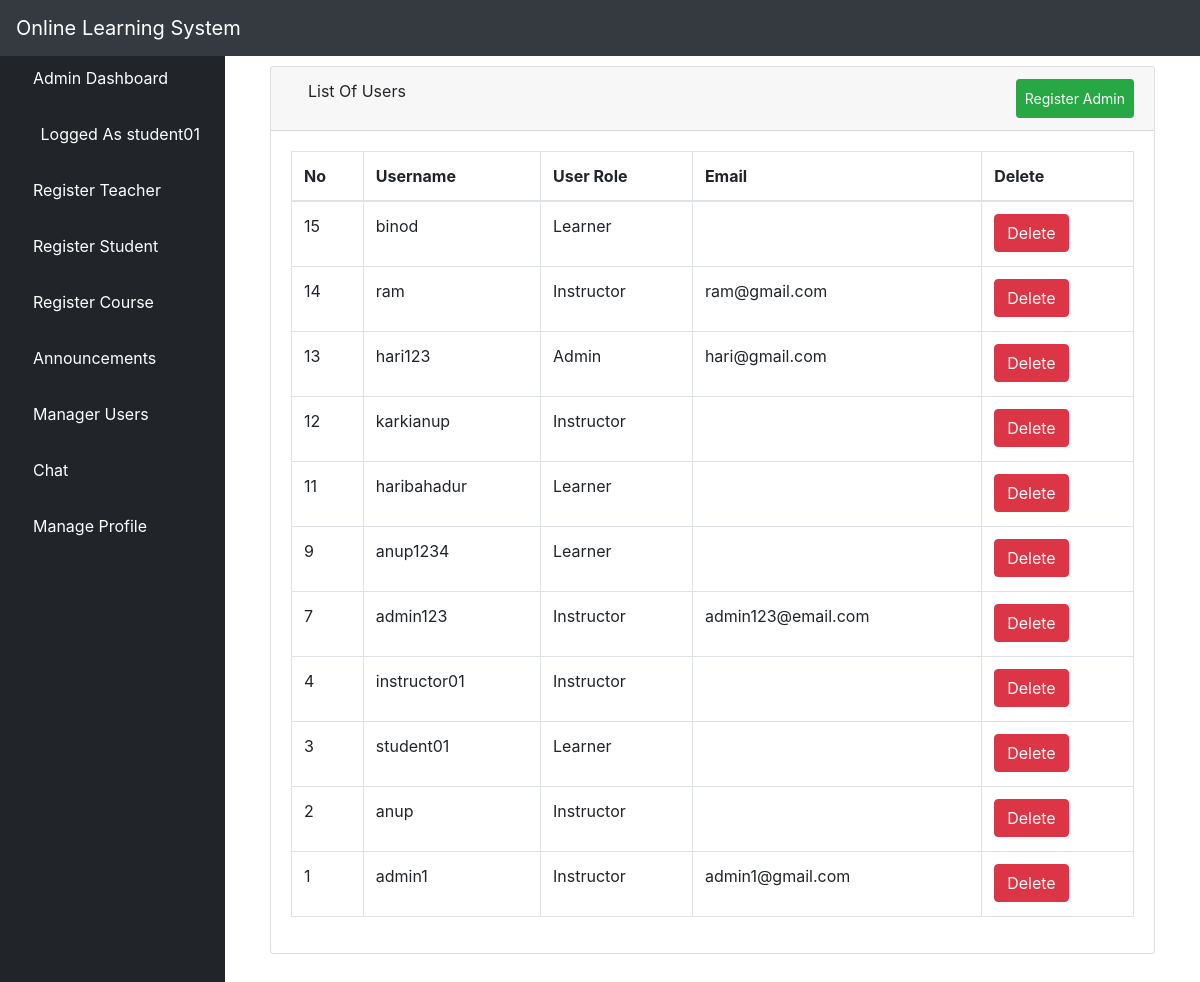
The page /aluser/ (signed in) on the database as committed earlier.
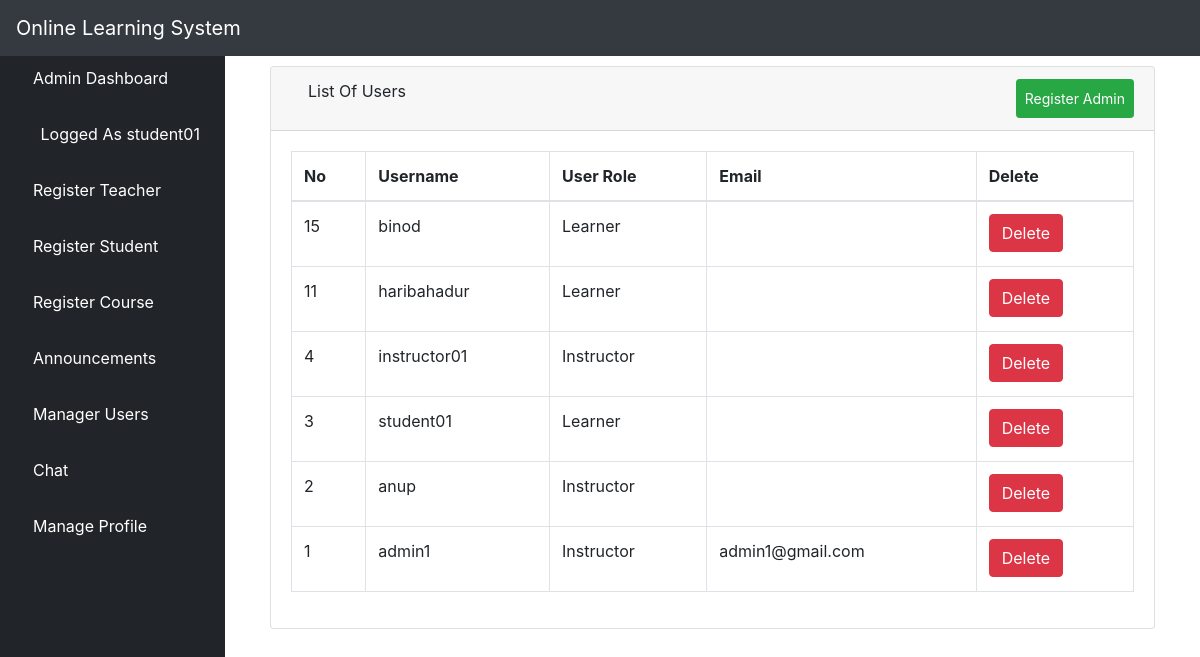
The same page on the database as committed later.
### elearn/models.py (models this page shows)
class User(AbstractUser):
    is_learner = models.BooleanField(default=False)
    is_instructor = models.BooleanField(default=False)
    is_admin = models.BooleanField(default=False)

### elearn/views.py (the view)
# urls.py: path('aluser/', views.ListUserView.as_view(), name='aluser'),
class ListUserView(LoginRequiredMixin, ListView):
    model = User
    template_name = 'dashboard/admin/list_users.html'
    context_object_name = 'users'
    paginated_by = 10
    def get_queryset(self):
        return User.objects.order_by('-id')

### elearn/templates/dashboard/admin/list_users.html (shortened to what this page needs)
{% extends 'dashboard/admin/base.html' %}
{% block body %}
        <div class="container-fluid">
        <div class="row">
          <div class="col-12 mb-3">
          <div class="col-12 mb-3">
                <div id="content-wrapper">
        <div class="container-fluid">
            <div class="card mb-3">
                <div class="card-header">
                    <i class="fas fa-table"></i>
                    List Of Users
                    <a  class="btn btn-sm btn-success" href="{% url 'create_user_form' %}" style="padding: 8px; float: right;color: white;">Register Admin</a>
                </div>
                <div class="card-body">
                    <div class="table-responsive">
                        <table class="table table-bordered" id="dataTable" width="100%" cellspacing="0">
                            <thead>
                            <tr>
                                <th>No</th>
                                <th>Username</th>
                                <th>User Role</th>
                                <th>Email</th>
                                <th>Delete</th>
                            </tr>
                            </thead>
                            <tbody>
                        {% if users %}
                            {% for user in users %}
                                <tr>
                                    <td>{{ user.id }}</td>
                                    <td>{{ user.username }}</td>
                                    <td>{% if user.is_learner == True %}
                                      <p>Learner</p>
                                    {% elif user.is_admin == True %}
                                      <p>Admin</p>
                                    {% else %}
                                    <p>Instructor</p>
                                      {% endif %}
                                    </td>
                                    <td>{{ user.email }}</td>
        <td>
          <a href="{% url 'aduser' user.pk %}"><button type="button" class="btn btn-danger"> Delete</button></a></td>
                                </tr>
                            {% endfor %}
                        {% endif %}
                            </tbody>
                        </table>
                    </div>
                </div>
            </div>
        </div>
    </div>
          </div>
        </div>
      </div>
    </div>
{% endblock %}

### elearn/templates/dashboard/admin/base.html (shortened to what this page needs)
<!DOCTYPE html>
<html lang="en">
<head>
    {% load static %}
    <link href="{% static 'vendor/fontawesome-free/css/all.min.css' %}" rel="stylesheet" type="text/css">
    <link href="{% static 'vendor/datatables/dataTables.bootstrap4.css' %}" rel="stylesheet">
    <link href="{% static 'css/sb-admin.css' %}" rel="stylesheet">
</head>
<body id="page-top">
<nav class="navbar navbar-expand navbar-dark bg-dark fixed-top">
    <a class="navbar-brand mr-1 text-white" href="">Online Learning System</a>
    <button class="btn btn-link btn-sm text-white order-1 order-sm-0" id="sidebarToggle" href="#">
        <i class="fas fa-bars"></i>
    </button>
    <ul class="navbar-nav ml-auto ml-md-0">
        <li class="nav-item dropdown no-arrow">
            <a class="nav-link dropdown-toggle" href="#" id="userDropdown" role="button" data-toggle="dropdown" aria-haspopup="true" aria-expanded="false">
                <i class="fas fa-user-circle fa-fw text-primary"></i>
            </a>
        </li>
    </ul>
</nav>
<div id="wrapper" style="padding-top: 50px;">
<ul class="sidebar navbar-nav">
    <li class="nav-item active">
        <a class="nav-link" href="{% url 'dashboard' %}">
         <i class="fa fa-home" aria-hidden="true"></i>
            <span>Admin Dashboard</span>
        </a>
    </li>
    <li class="nav-item active">
        <a class="nav-link" href="">
            <i class="fas fa-user-circle fa-fw text-primary"></i>
            <span>Logged As {{ user.username }}</span>
        </a>
    </li>
    <li class="nav-item">
        <a class="nav-link" href="{% url 'isign' %}">
        <i class="fas fa-chalkboard-teacher"></i>
            <span style="color: white">Register Teacher</span>
        </a>
    </li>
     <li class="nav-item">
        <a class="nav-link" href="{% url 'addlearner' %}">
        <i class="fas fa-user-graduate"></i>
            <span style="color: white">Register Student</span>
        </a>
    </li>
    <li class="nav-item">
        <a class="nav-link" href="{% url 'course' %}">
        <i class="fas fa-book-reader"></i>
            <span style="color: white">Register Course</span>
        </a>
    </li>
    <li class="nav-item dropdown no-arrow">
                            <a class="nav-link dropdown-toggle" data-toggle="dropdown" aria-haspopup="true" aria-expanded="false" href="">
        <i class="fas fa-bell"></i>
            <span style="color: white">Announcements</span>
        </a>
        </li>
    <li class="nav-item">
        <a class="nav-link" href="{% url 'aluser' %}">
            <i class="fas fa-users"></i>
            <span style="color: white">Manager Users</span>
        </a>
    </li>
    <li class="nav-item">
        <a class="nav-link" href="{% url 'chat-admin' %}">
            <i class="fas fa-sms" aria-hidden="true"></i>
            <span style="color: white">Chat</span>
        </a>
    </li>
    <li class="nav-item dropdown no-arrow">
                            <a class="nav-link dropdown-toggle" data-toggle="dropdown" aria-haspopup="true" aria-expanded="false" href="">
            <i class="fas fa-user"></i>
            <span style="color: white">Manage Profile</span>
        </a>
        </li>
</ul>
    {% block body %}{% endblock %}
</div>

Rows that differ between the two databases and show on the page:
removed User: id "14", username "ram", is_learner "Instructor", email "ram@gmail.com"
removed User: id "13", username "hari123", is_learner "Admin", email "hari@gmail.com"
removed User: id "12", username "karkianup", is_learner "Instructor"
removed User: id "9", username "anup1234", is_learner "Learner"
removed User: id "7", username "admin123", is_learner "Instructor", email "admin123@email.com"
